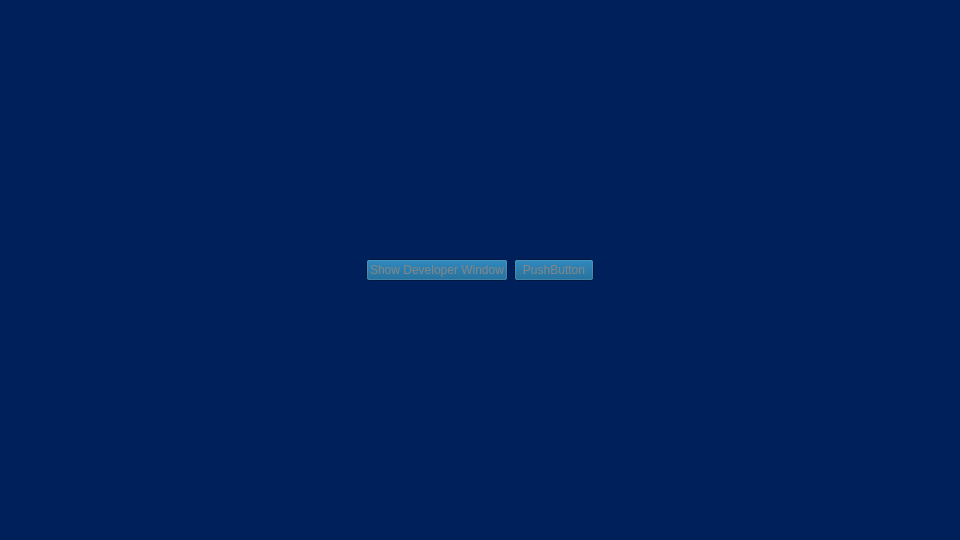
<?xml version="1.0" encoding="UTF-8"?>
<ui version="4.0">
 <class>LauncherWindow</class>
 <widget class="QMainWindow" name="LauncherWindow">
  <property name="geometry">
   <rect>
    <x>0</x>
    <y>0</y>
    <width>960</width>
    <height>540</height>
   </rect>
  </property>
  <property name="sizePolicy">
   <sizepolicy hsizetype="Fixed" vsizetype="Fixed">
    <horstretch>0</horstretch>
    <verstretch>0</verstretch>
   </sizepolicy>
  </property>
  <property name="palette">
   <palette>
    <active>
     <colorrole role="WindowText">
      <brush brushstyle="SolidPattern">
       <color alpha="255">
        <red>255</red>
        <green>255</green>
        <blue>255</blue>
       </color>
      </brush>
     </colorrole>
     <colorrole role="Button">
      <brush brushstyle="SolidPattern">
       <color alpha="255">
        <red>0</red>
        <green>85</green>
        <blue>135</blue>
       </color>
      </brush>
     </colorrole>
     <colorrole role="Light">
      <brush brushstyle="SolidPattern">
       <color alpha="255">
        <red>99</red>
        <green>153</green>
        <blue>174</blue>
       </color>
      </brush>
     </colorrole>
     <colorrole role="Midlight">
      <brush brushstyle="SolidPattern">
       <color alpha="255">
        <red>0</red>
        <green>85</green>
        <blue>135</blue>
       </color>
      </brush>
     </colorrole>
     <colorrole role="Dark">
      <brush brushstyle="SolidPattern">
       <color alpha="255">
        <red>0</red>
        <green>0</green>
        <blue>0</blue>
       </color>
      </brush>
     </colorrole>
     <colorrole role="Mid">
      <brush brushstyle="SolidPattern">
       <color alpha="255">
        <red>0</red>
        <green>32</green>
        <blue>91</blue>
       </color>
      </brush>
     </colorrole>
     <colorrole role="Text">
      <brush brushstyle="SolidPattern">
       <color alpha="255">
        <red>47</red>
        <green>47</green>
        <blue>47</blue>
       </color>
      </brush>
     </colorrole>
     <colorrole role="BrightText">
      <brush brushstyle="SolidPattern">
       <color alpha="255">
        <red>255</red>
        <green>255</green>
        <blue>255</blue>
       </color>
      </brush>
     </colorrole>
     <colorrole role="ButtonText">
      <brush brushstyle="SolidPattern">
       <color alpha="255">
        <red>47</red>
        <green>47</green>
        <blue>47</blue>
       </color>
      </brush>
     </colorrole>
     <colorrole role="Base">
      <brush brushstyle="SolidPattern">
       <color alpha="255">
        <red>183</red>
        <green>201</green>
        <blue>211</blue>
       </color>
      </brush>
     </colorrole>
     <colorrole role="Window">
      <brush brushstyle="SolidPattern">
       <color alpha="255">
        <red>0</red>
        <green>32</green>
        <blue>91</blue>
       </color>
      </brush>
     </colorrole>
     <colorrole role="Shadow">
      <brush brushstyle="SolidPattern">
       <color alpha="255">
        <red>0</red>
        <green>0</green>
        <blue>0</blue>
       </color>
      </brush>
     </colorrole>
     <colorrole role="Highlight">
      <brush brushstyle="SolidPattern">
       <color alpha="255">
        <red>0</red>
        <green>174</green>
        <blue>199</blue>
       </color>
      </brush>
     </colorrole>
     <colorrole role="HighlightedText">
      <brush brushstyle="SolidPattern">
       <color alpha="255">
        <red>47</red>
        <green>47</green>
        <blue>47</blue>
       </color>
      </brush>
     </colorrole>
     <colorrole role="Link">
      <brush brushstyle="SolidPattern">
       <color alpha="255">
        <red>225</red>
        <green>224</green>
        <blue>0</blue>
       </color>
      </brush>
     </colorrole>
     <colorrole role="LinkVisited">
      <brush brushstyle="SolidPattern">
       <color alpha="255">
        <red>254</red>
        <green>80</green>
        <blue>0</blue>
       </color>
      </brush>
     </colorrole>
     <colorrole role="AlternateBase">
      <brush brushstyle="SolidPattern">
       <color alpha="255">
        <red>0</red>
        <green>16</green>
        <blue>45</blue>
       </color>
      </brush>
     </colorrole>
     <colorrole role="ToolTipBase">
      <brush brushstyle="SolidPattern">
       <color alpha="255">
        <red>255</red>
        <green>255</green>
        <blue>220</blue>
       </color>
      </brush>
     </colorrole>
     <colorrole role="ToolTipText">
      <brush brushstyle="SolidPattern">
       <color alpha="255">
        <red>0</red>
        <green>174</green>
        <blue>199</blue>
       </color>
      </brush>
     </colorrole>
     <colorrole role="PlaceholderText">
      <brush brushstyle="SolidPattern">
       <color alpha="128">
        <red>99</red>
        <green>153</green>
        <blue>174</blue>
       </color>
      </brush>
     </colorrole>
    </active>
    <inactive>
     <colorrole role="WindowText">
      <brush brushstyle="SolidPattern">
       <color alpha="255">
        <red>255</red>
        <green>255</green>
        <blue>255</blue>
       </color>
      </brush>
     </colorrole>
     <colorrole role="Button">
      <brush brushstyle="SolidPattern">
       <color alpha="255">
        <red>0</red>
        <green>85</green>
        <blue>135</blue>
       </color>
      </brush>
     </colorrole>
     <colorrole role="Light">
      <brush brushstyle="SolidPattern">
       <color alpha="255">
        <red>99</red>
        <green>153</green>
        <blue>174</blue>
       </color>
      </brush>
     </colorrole>
     <colorrole role="Midlight">
      <brush brushstyle="SolidPattern">
       <color alpha="255">
        <red>0</red>
        <green>85</green>
        <blue>135</blue>
       </color>
      </brush>
     </colorrole>
     <colorrole role="Dark">
      <brush brushstyle="SolidPattern">
       <color alpha="255">
        <red>0</red>
        <green>0</green>
        <blue>0</blue>
       </color>
      </brush>
     </colorrole>
     <colorrole role="Mid">
      <brush brushstyle="SolidPattern">
       <color alpha="255">
        <red>0</red>
        <green>32</green>
        <blue>91</blue>
       </color>
      </brush>
     </colorrole>
     <colorrole role="Text">
      <brush brushstyle="SolidPattern">
       <color alpha="255">
        <red>134</red>
        <green>134</green>
        <blue>134</blue>
       </color>
      </brush>
     </colorrole>
     <colorrole role="BrightText">
      <brush brushstyle="SolidPattern">
       <color alpha="255">
        <red>255</red>
        <green>255</green>
        <blue>255</blue>
       </color>
      </brush>
     </colorrole>
     <colorrole role="ButtonText">
      <brush brushstyle="SolidPattern">
       <color alpha="255">
        <red>134</red>
        <green>134</green>
        <blue>134</blue>
       </color>
      </brush>
     </colorrole>
     <colorrole role="Base">
      <brush brushstyle="SolidPattern">
       <color alpha="255">
        <red>183</red>
        <green>201</green>
        <blue>211</blue>
       </color>
      </brush>
     </colorrole>
     <colorrole role="Window">
      <brush brushstyle="SolidPattern">
       <color alpha="255">
        <red>0</red>
        <green>32</green>
        <blue>91</blue>
       </color>
      </brush>
     </colorrole>
     <colorrole role="Shadow">
      <brush brushstyle="SolidPattern">
       <color alpha="255">
        <red>0</red>
        <green>0</green>
        <blue>0</blue>
       </color>
      </brush>
     </colorrole>
     <colorrole role="Highlight">
      <brush brushstyle="SolidPattern">
       <color alpha="255">
        <red>99</red>
        <green>153</green>
        <blue>174</blue>
       </color>
      </brush>
     </colorrole>
     <colorrole role="HighlightedText">
      <brush brushstyle="SolidPattern">
       <color alpha="255">
        <red>134</red>
        <green>134</green>
        <blue>134</blue>
       </color>
      </brush>
     </colorrole>
     <colorrole role="Link">
      <brush brushstyle="SolidPattern">
       <color alpha="255">
        <red>225</red>
        <green>224</green>
        <blue>0</blue>
       </color>
      </brush>
     </colorrole>
     <colorrole role="LinkVisited">
      <brush brushstyle="SolidPattern">
       <color alpha="255">
        <red>254</red>
        <green>80</green>
        <blue>0</blue>
       </color>
      </brush>
     </colorrole>
     <colorrole role="AlternateBase">
      <brush brushstyle="SolidPattern">
       <color alpha="255">
        <red>0</red>
        <green>16</green>
        <blue>45</blue>
       </color>
      </brush>
     </colorrole>
     <colorrole role="ToolTipBase">
      <brush brushstyle="SolidPattern">
       <color alpha="255">
        <red>255</red>
        <green>255</green>
        <blue>220</blue>
       </color>
      </brush>
     </colorrole>
     <colorrole role="ToolTipText">
      <brush brushstyle="SolidPattern">
       <color alpha="255">
        <red>0</red>
        <green>174</green>
        <blue>199</blue>
       </color>
      </brush>
     </colorrole>
     <colorrole role="PlaceholderText">
      <brush brushstyle="SolidPattern">
       <color alpha="128">
        <red>99</red>
        <green>153</green>
        <blue>174</blue>
       </color>
      </brush>
     </colorrole>
    </inactive>
    <disabled>
     <colorrole role="WindowText">
      <brush brushstyle="SolidPattern">
       <color alpha="255">
        <red>0</red>
        <green>0</green>
        <blue>0</blue>
       </color>
      </brush>
     </colorrole>
     <colorrole role="Button">
      <brush brushstyle="SolidPattern">
       <color alpha="255">
        <red>0</red>
        <green>85</green>
        <blue>135</blue>
       </color>
      </brush>
     </colorrole>
     <colorrole role="Light">
      <brush brushstyle="SolidPattern">
       <color alpha="255">
        <red>99</red>
        <green>153</green>
        <blue>174</blue>
       </color>
      </brush>
     </colorrole>
     <colorrole role="Midlight">
      <brush brushstyle="SolidPattern">
       <color alpha="255">
        <red>0</red>
        <green>85</green>
        <blue>135</blue>
       </color>
      </brush>
     </colorrole>
     <colorrole role="Dark">
      <brush brushstyle="SolidPattern">
       <color alpha="255">
        <red>0</red>
        <green>0</green>
        <blue>0</blue>
       </color>
      </brush>
     </colorrole>
     <colorrole role="Mid">
      <brush brushstyle="SolidPattern">
       <color alpha="255">
        <red>0</red>
        <green>32</green>
        <blue>91</blue>
       </color>
      </brush>
     </colorrole>
     <colorrole role="Text">
      <brush brushstyle="SolidPattern">
       <color alpha="255">
        <red>134</red>
        <green>134</green>
        <blue>134</blue>
       </color>
      </brush>
     </colorrole>
     <colorrole role="BrightText">
      <brush brushstyle="SolidPattern">
       <color alpha="255">
        <red>255</red>
        <green>255</green>
        <blue>255</blue>
       </color>
      </brush>
     </colorrole>
     <colorrole role="ButtonText">
      <brush brushstyle="SolidPattern">
       <color alpha="255">
        <red>134</red>
        <green>134</green>
        <blue>134</blue>
       </color>
      </brush>
     </colorrole>
     <colorrole role="Base">
      <brush brushstyle="SolidPattern">
       <color alpha="255">
        <red>0</red>
        <green>32</green>
        <blue>91</blue>
       </color>
      </brush>
     </colorrole>
     <colorrole role="Window">
      <brush brushstyle="SolidPattern">
       <color alpha="255">
        <red>0</red>
        <green>32</green>
        <blue>91</blue>
       </color>
      </brush>
     </colorrole>
     <colorrole role="Shadow">
      <brush brushstyle="SolidPattern">
       <color alpha="255">
        <red>0</red>
        <green>0</green>
        <blue>0</blue>
       </color>
      </brush>
     </colorrole>
     <colorrole role="Highlight">
      <brush brushstyle="SolidPattern">
       <color alpha="255">
        <red>99</red>
        <green>153</green>
        <blue>174</blue>
       </color>
      </brush>
     </colorrole>
     <colorrole role="HighlightedText">
      <brush brushstyle="SolidPattern">
       <color alpha="255">
        <red>134</red>
        <green>134</green>
        <blue>134</blue>
       </color>
      </brush>
     </colorrole>
     <colorrole role="Link">
      <brush brushstyle="SolidPattern">
       <color alpha="255">
        <red>225</red>
        <green>224</green>
        <blue>0</blue>
       </color>
      </brush>
     </colorrole>
     <colorrole role="LinkVisited">
      <brush brushstyle="SolidPattern">
       <color alpha="255">
        <red>254</red>
        <green>80</green>
        <blue>0</blue>
       </color>
      </brush>
     </colorrole>
     <colorrole role="AlternateBase">
      <brush brushstyle="SolidPattern">
       <color alpha="255">
        <red>0</red>
        <green>32</green>
        <blue>91</blue>
       </color>
      </brush>
     </colorrole>
     <colorrole role="ToolTipBase">
      <brush brushstyle="SolidPattern">
       <color alpha="255">
        <red>255</red>
        <green>255</green>
        <blue>220</blue>
       </color>
      </brush>
     </colorrole>
     <colorrole role="ToolTipText">
      <brush brushstyle="SolidPattern">
       <color alpha="255">
        <red>0</red>
        <green>174</green>
        <blue>199</blue>
       </color>
      </brush>
     </colorrole>
     <colorrole role="PlaceholderText">
      <brush brushstyle="SolidPattern">
       <color alpha="128">
        <red>99</red>
        <green>153</green>
        <blue>174</blue>
       </color>
      </brush>
     </colorrole>
    </disabled>
   </palette>
  </property>
  <property name="windowTitle">
   <string>Apos - Database Manager</string>
  </property>
  <property name="windowIcon">
   <iconset resource="../resources/qResources.qrc">
    <normaloff>:/icon/iconAirbus.ico</normaloff>:/icon/iconAirbus.ico</iconset>
  </property>
  <widget class="QWidget" name="centralwidget">
   <widget class="QWidget" name="gridLayoutWidget">
    <property name="geometry">
     <rect>
      <x>19</x>
      <y>19</y>
      <width>921</width>
      <height>501</height>
     </rect>
    </property>
    <layout class="QGridLayout" name="gridLayout">
     <item row="0" column="1">
      <spacer name="verticalSpacer">
       <property name="orientation">
        <enum>Qt::Vertical</enum>
       </property>
       <property name="sizeHint" stdset="0">
        <size>
         <width>20</width>
         <height>40</height>
        </size>
       </property>
      </spacer>
     </item>
     <item row="1" column="0">
      <spacer name="horizontalSpacer">
       <property name="orientation">
        <enum>Qt::Horizontal</enum>
       </property>
       <property name="sizeHint" stdset="0">
        <size>
         <width>40</width>
         <height>20</height>
        </size>
       </property>
      </spacer>
     </item>
     <item row="1" column="3">
      <spacer name="horizontalSpacer_2">
       <property name="orientation">
        <enum>Qt::Horizontal</enum>
       </property>
       <property name="sizeHint" stdset="0">
        <size>
         <width>40</width>
         <height>20</height>
        </size>
       </property>
      </spacer>
     </item>
     <item row="1" column="1">
      <widget class="QPushButton" name="inShowDev">
       <property name="text">
        <string>Show Developer Window</string>
       </property>
      </widget>
     </item>
     <item row="2" column="1">
      <spacer name="verticalSpacer_2">
       <property name="orientation">
        <enum>Qt::Vertical</enum>
       </property>
       <property name="sizeHint" stdset="0">
        <size>
         <width>20</width>
         <height>40</height>
        </size>
       </property>
      </spacer>
     </item>
     <item row="1" column="2">
      <widget class="QPushButton" name="pushButton">
       <property name="text">
        <string>PushButton</string>
       </property>
      </widget>
     </item>
    </layout>
   </widget>
  </widget>
 </widget>
 <resources>
  <include location="../resources/qResources.qrc"/>
  <include location="../resources/qResources.qrc"/>
 </resources>
 <connections/>
</ui>
